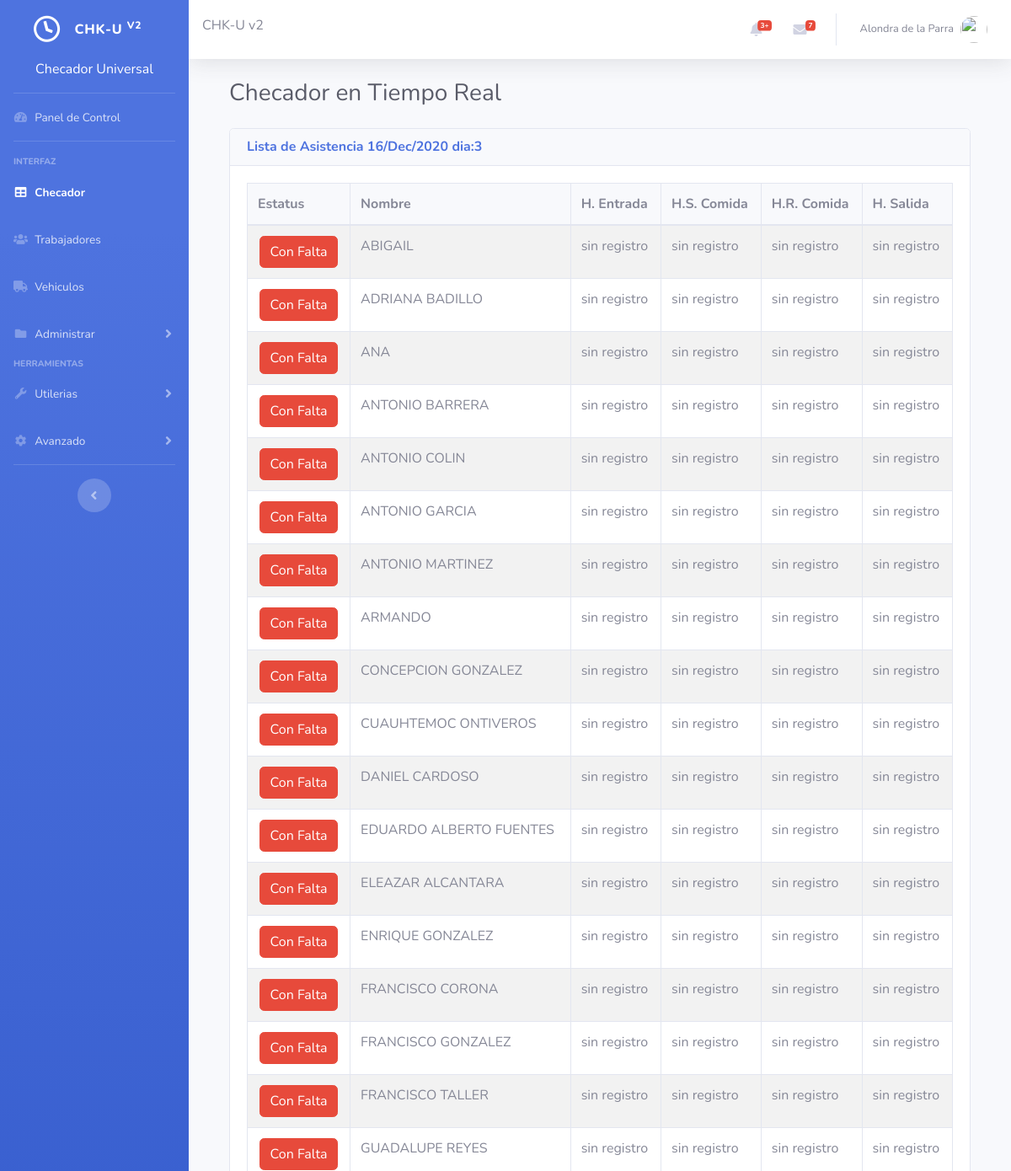
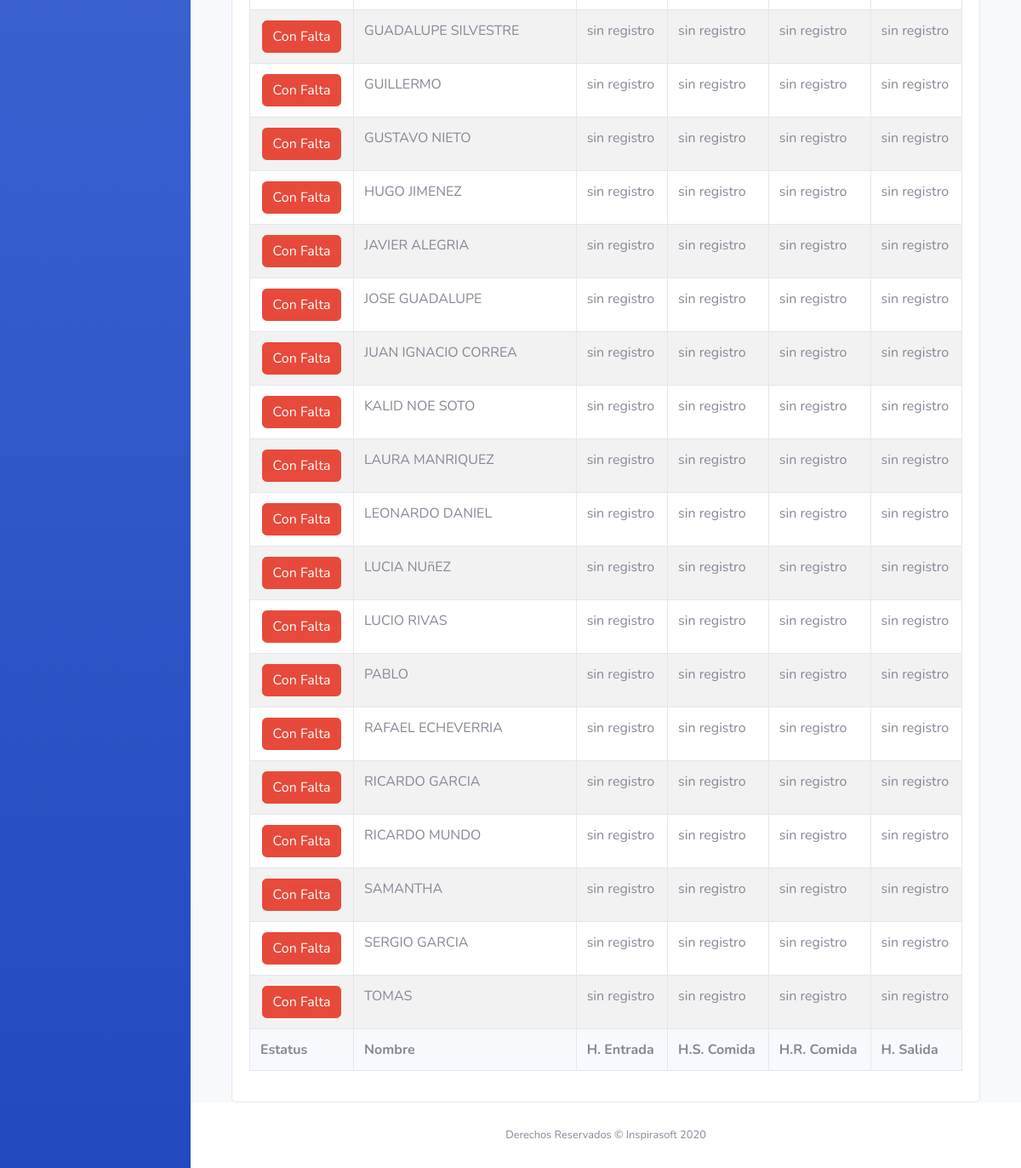
Page /checador.php on the committed database (2 pictures, top to bottom).
### tables this page shows
CREATE TABLE `trabajadores` (
  `id` int(11) NOT NULL,
  `nombre` varchar(50) DEFAULT NULL,
  `direccion` varchar(75) DEFAULT NULL,
  `telefono` varchar(10) DEFAULT NULL,
  `genero` varchar(10) DEFAULT NULL,
  `estado_civil` varchar(10) DEFAULT NULL,
  `id_departamento` int(11) DEFAULT NULL,
  `puesto` varchar(45) DEFAULT NULL,
  `tipo_pago` varchar(45) DEFAULT NULL,
  `sueldo` decimal(8,2) DEFAULT NULL,
  `tarjeta` varchar(32) DEFAULT NULL,
  `fecha_ingreso` date DEFAULT NULL,
  `fecha_nacimiento` date DEFAULT NULL
);

### checador.php (the view, shortened to what this page needs)
<?php
include 'header.html';
include 'sidebar.php';
$hoy = date("d/M/Y");
$hoy_sql = date('Y-m-d');
$dia = date("w");
$sql_trabajadores = "SELECT * FROM trabajadores ORDER BY nombre ASC";
$consulta_trabajadores = mysqli_query($conexion, $sql_trabajadores);
?>
<div id="content">
  <?php include 'topbar.php'; ?>
  <div class="container-fluid">
    <div class="container">
      <h1 class="h3 mb-4 text-gray-800">Checador en Tiempo Real</h1>
      <div id="accordion">
        <div class="card">
          <div class="card-header">
            <a class="card-link" data-toggle="collapse" href="#">
              <h6 class="m-0 font-weight-bold text-primary">Lista de Asistencia <?php echo $hoy." dia:".$dia; ?> </h6>
            </a>
          </div>
          <div id="lista_incidencias" class="collapse show" data-parent="#accordion">
            <div class="card-body">
              <div class="table-responsive">
                <table class="table table-striped table-bordered" style="width:100%">
                  <thead class="bg-light">
                    <tr>
                      <th onclick="sortTable(0)">Estatus</th>
                      <th onclick="sortTable(1)">Nombre</th>
                      <th onclick="sortTable(2)">H. Entrada</th>
                      <th onclick="sortTable(3)">H.S. Comida</th>
                      <th onclick="sortTable(4)">H.R. Comida</th>
                      <th onclick="sortTable(5)">H. Salida</th>
                    </tr>
                  </thead>
                  <tfoot class="bg-light">
                    <th>Estatus</th>
                    <th>Nombre</th>
                    <th>H. Entrada</th>
                    <th>H.S. Comida</th>
                    <th>H.R. Comida</th>
                    <th>H. Salida</th>
                  </tfoot>
                  <tbody>
                    <?php
                    while ($row_trabajadores = mysqli_fetch_array($consulta_trabajadores, MYSQLI_ASSOC)) {
                      $id_trabajador = $row_trabajadores['id'];
                      $nombre_trabajador = $row_trabajadores['nombre'];
                      $sql_asistencias = "SELECT * FROM asistencia WHERE id_trabajador=$id_trabajador AND fecha='$hoy_sql'";
                      $consulta_asistencias = mysqli_query($conexion, $sql_asistencias);
                      $row_asistencias = mysqli_fetch_assoc($consulta_asistencias);
                      if (!empty($row_asistencias)) {
                        $hora_entrada_row = $row_asistencias['hora_entrada'];
                        $hora_comida_salida_row = $row_asistencias['hora_comida_salida'];
                        $hora_comida_entrada_row = $row_asistencias['hora_comida_entrada'];
                        $hora_salida_row = $row_asistencias['hora_salida'];
                        $estado_trabajo_row = $row_asistencias['estado_trabajo'];
                        $estado_incidencias_row = $row_asistencias['id_incidencia'];
                        $tipos_incidencias = mysqli_query($conexion, "SELECT nombre FROM tipo_incidencias WHERE id_incidencia=$estado_incidencias_row");
                        $tipo_incidencia = mysqli_fetch_assoc($tipos_incidencias);
                        if (!empty($tipo_incidencia)) {
                          $nombre_incidencia = $tipo_incidencia['nombre'];
                        }else{
                          $nombre_incidencia = "Sin Incidencia";
                        }
                        if (empty($hora_entrada_row)) {
                          $hora_entrada_row = "sin registro";
                        }
                        if (empty($hora_comida_salida_row)) {
                          $hora_comida_salida_row = "sin registro";
                        }
                        if (empty($hora_comida_entrada_row)) {
                          $hora_comida_entrada_row = "sin registro";
                        }
                        if (empty($hora_salida_row)) {
                          $hora_salida_row = "sin registro";
                        }
                      } else {
                        $hora_entrada_row = "sin registro";
                        $hora_comida_salida_row = "sin registro";
                        $hora_comida_entrada_row = "sin registro";
                        $hora_salida_row = "sin registro";
                      }
                    ?>
                      <tr>
                        <td style='text-align:center'>
                          <?php
                          if (!empty($row_asistencias)) {
                            if ($estado_trabajo_row == 1) {
                              echo "<button class='btn btn-success'>Asistiendo</button>";
                            } elseif ($estado_trabajo_row == 2) {
                              echo "<button class='btn btn-warning'>Comiendo</button>";
                            } elseif ($estado_trabajo_row == 3) {
                              echo "<button class='btn btn-success'>Asistiendo</button>";
                            } elseif ($estado_trabajo_row == 4) {
                              echo "<button class='btn btn-primary'>Jornada Terminada</button>";
                            }
                          } else {
                            echo "<button class='btn btn-danger'>Con Falta</button>";
                          }
                          ?>
                        </td>
                        <td><?php echo $nombre_trabajador; ?></td>
                        <td><?php echo $hora_entrada_row; ?></td>
                        <td><?php echo $hora_comida_salida_row; ?></td>
                        <td><?php echo $hora_comida_entrada_row; ?></td>
                        <td><?php echo $hora_salida_row; ?></td>
                      </tr>
                    <?php } ?>
                  </tbody>
                </table>
              </div>
            </div>
          </div>
        </div>
      </div>
    </div>
  </div>
</div>
<?php include 'footer.php'; ?>

### rows in the picture
trabajadores: nombre "ABIGAIL", hora_entrada_row "sin registro", hora_comida_salida_row "sin registro", hora_comida_entrada_row "sin registro", hora_salida_row "sin registro"
trabajadores: nombre "ADRIANA BADILLO", hora_entrada_row "sin registro", hora_comida_salida_row "sin registro", hora_comida_entrada_row "sin registro", hora_salida_row "sin registro"
trabajadores: nombre "ANA", hora_entrada_row "sin registro", hora_comida_salida_row "sin registro", hora_comida_entrada_row "sin registro", hora_salida_row "sin registro"
trabajadores: nombre "ANTONIO BARRERA", hora_entrada_row "sin registro", hora_comida_salida_row "sin registro", hora_comida_entrada_row "sin registro", hora_salida_row "sin registro"
trabajadores: nombre "ANTONIO COLIN", hora_entrada_row "sin registro", hora_comida_salida_row "sin registro", hora_comida_entrada_row "sin registro", hora_salida_row "sin registro"
trabajadores: nombre "ANTONIO GARCIA", hora_entrada_row "sin registro", hora_comida_salida_row "sin registro", hora_comida_entrada_row "sin registro", hora_salida_row "sin registro"
trabajadores: nombre "ANTONIO MARTINEZ", hora_entrada_row "sin registro", hora_comida_salida_row "sin registro", hora_comida_entrada_row "sin registro", hora_salida_row "sin registro"
trabajadores: nombre "ARMANDO", hora_entrada_row "sin registro", hora_comida_salida_row "sin registro", hora_comida_entrada_row "sin registro", hora_salida_row "sin registro"
trabajadores: nombre "CONCEPCION GONZALEZ", hora_entrada_row "sin registro", hora_comida_salida_row "sin registro", hora_comida_entrada_row "sin registro", hora_salida_row "sin registro"
trabajadores: nombre "CUAUHTEMOC ONTIVEROS", hora_entrada_row "sin registro", hora_comida_salida_row "sin registro", hora_comida_entrada_row "sin registro", hora_salida_row "sin registro"
trabajadores: nombre "DANIEL CARDOSO", hora_entrada_row "sin registro", hora_comida_salida_row "sin registro", hora_comida_entrada_row "sin registro", hora_salida_row "sin registro"
trabajadores: nombre "EDUARDO ALBERTO FUENTES", hora_entrada_row "sin registro", hora_comida_salida_row "sin registro", hora_comida_entrada_row "sin registro", hora_salida_row "sin registro"
trabajadores: nombre "ELEAZAR ALCANTARA", hora_entrada_row "sin registro", hora_comida_salida_row "sin registro", hora_comida_entrada_row "sin registro", hora_salida_row "sin registro"
trabajadores: nombre "ENRIQUE GONZALEZ", hora_entrada_row "sin registro", hora_comida_salida_row "sin registro", hora_comida_entrada_row "sin registro", hora_salida_row "sin registro"
trabajadores: nombre "FRANCISCO CORONA", hora_entrada_row "sin registro", hora_comida_salida_row "sin registro", hora_comida_entrada_row "sin registro", hora_salida_row "sin registro"
trabajadores: nombre "FRANCISCO GONZALEZ", hora_entrada_row "sin registro", hora_comida_salida_row "sin registro", hora_comida_entrada_row "sin registro", hora_salida_row "sin registro"
trabajadores: nombre "FRANCISCO TALLER", hora_entrada_row "sin registro", hora_comida_salida_row "sin registro", hora_comida_entrada_row "sin registro", hora_salida_row "sin registro"
trabajadores: nombre "GUADALUPE REYES", hora_entrada_row "sin registro", hora_comida_salida_row "sin registro", hora_comida_entrada_row "sin registro", hora_salida_row "sin registro"
trabajadores: nombre "GUADALUPE SILVESTRE", hora_entrada_row "sin registro", hora_comida_salida_row "sin registro", hora_comida_entrada_row "sin registro", hora_salida_row "sin registro"
trabajadores: nombre "GUILLERMO", hora_entrada_row "sin registro", hora_comida_salida_row "sin registro", hora_comida_entrada_row "sin registro", hora_salida_row "sin registro"
trabajadores: nombre "GUSTAVO NIETO", hora_entrada_row "sin registro", hora_comida_salida_row "sin registro", hora_comida_entrada_row "sin registro", hora_salida_row "sin registro"
trabajadores: nombre "HUGO JIMENEZ", hora_entrada_row "sin registro", hora_comida_salida_row "sin registro", hora_comida_entrada_row "sin registro", hora_salida_row "sin registro"
trabajadores: nombre "JAVIER ALEGRIA", hora_entrada_row "sin registro", hora_comida_salida_row "sin registro", hora_comida_entrada_row "sin registro", hora_salida_row "sin registro"
trabajadores: nombre "JOSE GUADALUPE", hora_entrada_row "sin registro", hora_comida_salida_row "sin registro", hora_comida_entrada_row "sin registro", hora_salida_row "sin registro"
trabajadores: nombre "JUAN IGNACIO CORREA", hora_entrada_row "sin registro", hora_comida_salida_row "sin registro", hora_comida_entrada_row "sin registro", hora_salida_row "sin registro"
trabajadores: nombre "KALID NOE SOTO", hora_entrada_row "sin registro", hora_comida_salida_row "sin registro", hora_comida_entrada_row "sin registro", hora_salida_row "sin registro"
trabajadores: nombre "LAURA MANRIQUEZ", hora_entrada_row "sin registro", hora_comida_salida_row "sin registro", hora_comida_entrada_row "sin registro", hora_salida_row "sin registro"
trabajadores: nombre "LEONARDO DANIEL", hora_entrada_row "sin registro", hora_comida_salida_row "sin registro", hora_comida_entrada_row "sin registro", hora_salida_row "sin registro"
trabajadores: nombre "LUCIA NUñEZ", hora_entrada_row "sin registro", hora_comida_salida_row "sin registro", hora_comida_entrada_row "sin registro", hora_salida_row "sin registro"
trabajadores: nombre "LUCIO RIVAS", hora_entrada_row "sin registro", hora_comida_salida_row "sin registro", hora_comida_entrada_row "sin registro", hora_salida_row "sin registro"
trabajadores: nombre "PABLO", hora_entrada_row "sin registro", hora_comida_salida_row "sin registro", hora_comida_entrada_row "sin registro", hora_salida_row "sin registro"
trabajadores: nombre "RAFAEL ECHEVERRIA", hora_entrada_row "sin registro", hora_comida_salida_row "sin registro", hora_comida_entrada_row "sin registro", hora_salida_row "sin registro"
trabajadores: nombre "RICARDO GARCIA", hora_entrada_row "sin registro", hora_comida_salida_row "sin registro", hora_comida_entrada_row "sin registro", hora_salida_row "sin registro"
trabajadores: nombre "RICARDO MUNDO", hora_entrada_row "sin registro", hora_comida_salida_row "sin registro", hora_comida_entrada_row "sin registro", hora_salida_row "sin registro"
trabajadores: nombre "SAMANTHA", hora_entrada_row "sin registro", hora_comida_salida_row "sin registro", hora_comida_entrada_row "sin registro", hora_salida_row "sin registro"
trabajadores: nombre "SERGIO GARCIA", hora_entrada_row "sin registro", hora_comida_salida_row "sin registro", hora_comida_entrada_row "sin registro", hora_salida_row "sin registro"
trabajadores: nombre "TOMAS", hora_entrada_row "sin registro", hora_comida_salida_row "sin registro", hora_comida_entrada_row "sin registro", hora_salida_row "sin registro"

### other values in the picture
$dia "3"
